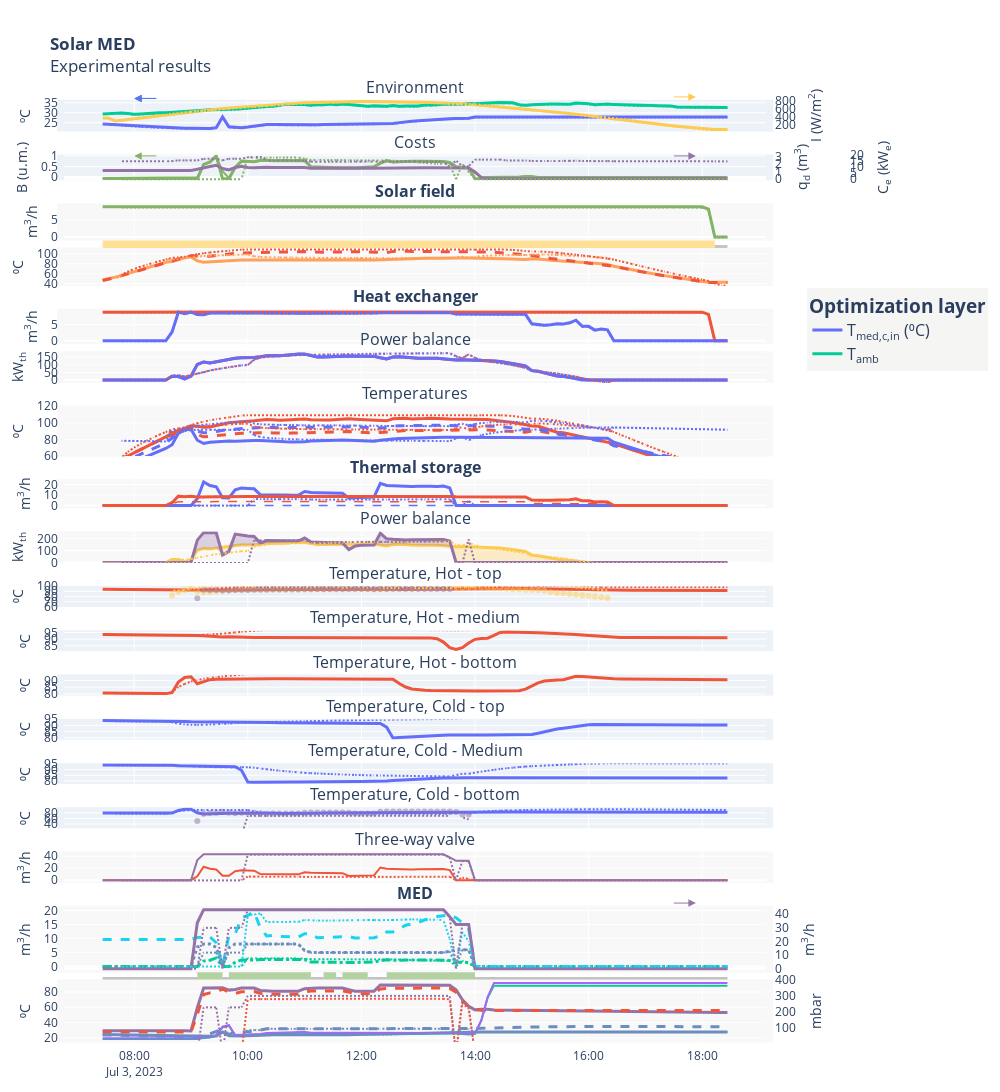

Notebook source saved alongside this figure:
### Code cell
# Sync model index with measured data
df_mod.index = df.index[
    idx_start : idx if idx < idx_end - 1 else idx_end
]  # idx_start-1 because now we are adding one element after the initialization

# Update plot config
with open(data_path / "plot_config_validation.hjson") as f:
    plt_config = hjson.load(f)

fig = experimental_results_plot(
    plt_config, df, df_comp=df_mod, vars_config=vars_config, resample=resample_figures
)

fig.show(
    config=generate_plotly_config(
        fig, figure_name=f'solar_med_{df.index[0].strftime("%Y%m%d")}'
    )
)
